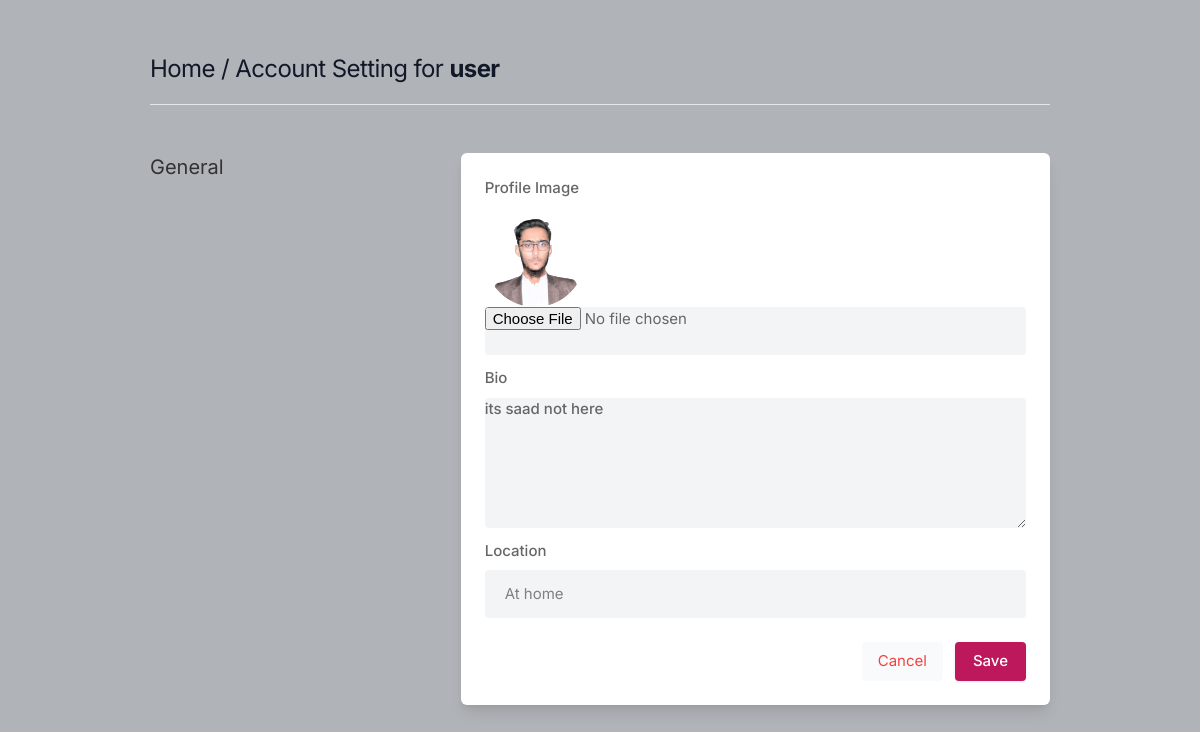
The page /settings/ (signed in) on the database as committed earlier.
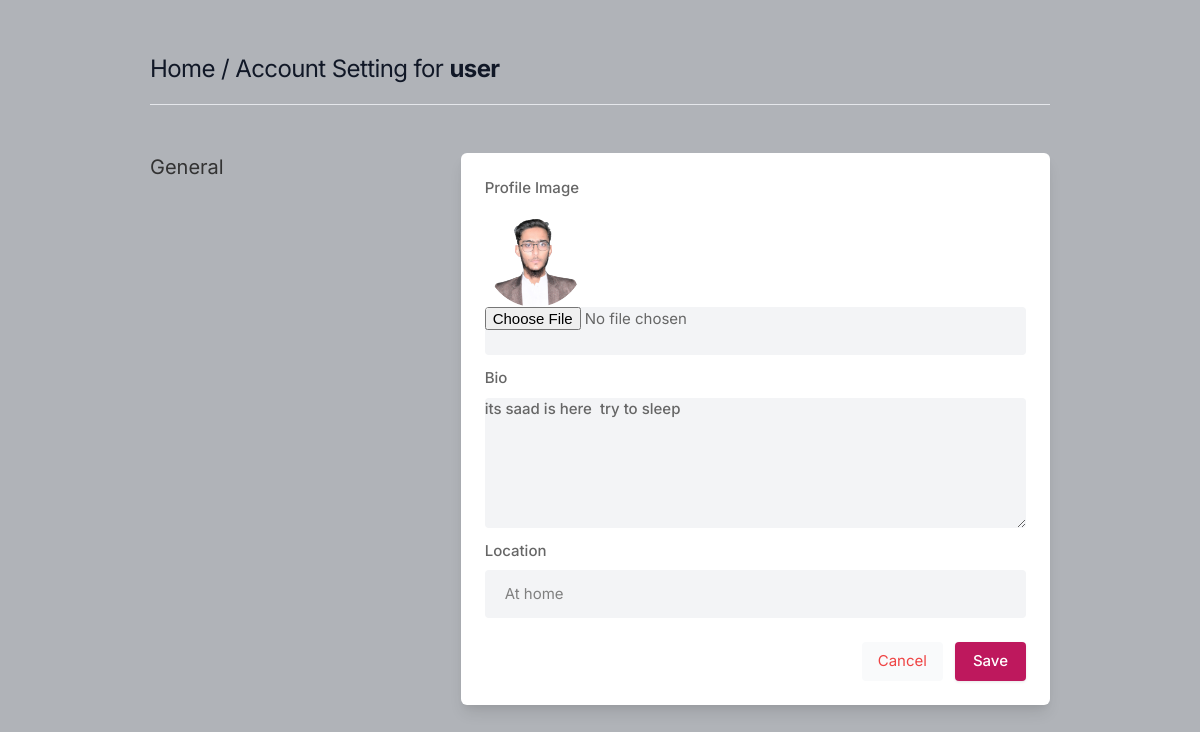
The same page on the database as committed later.
### app/models.py (models this page shows, shortened)
class Profile(models.Model):
    user = models.ForeignKey(User, on_delete=models.CASCADE)
    id_user = models.IntegerField()
    bio = models.TextField(max_length=500, blank=True)
    profile_img = models.ImageField(upload_to='profile_imges', blank=True)
    location = models.CharField(max_length=30, blank=True)

### app/views.py (the view, shortened to what this page needs)
# urls.py: path('settings/', views.settings, name='settings'),
@login_required(login_url='signin_user')
def settings(request):
    user_profile = Profile.objects.get(user=request.user)
    return render(request, 'settings.html', {'user_profile': user_profile})

### templates/settings.html (shortened to what this page needs)
{% load static %}
<!DOCTYPE html>
<html lang="en">
<head>
    <link rel="stylesheet" href="{% static 'assets/css/icons.css' %}">
    <link rel="stylesheet" href="{% static 'assets/css/uikit.css' %}">
    <link rel="stylesheet" href="{% static 'assets/css/style.css' %}">
    <link rel="stylesheet" href="{% static 'assets/css/tailwind.css' %}">
</head>
<body>
            <div class="container m-auto">
                <h1 class="text-2xl leading-none text-gray-900 tracking-tight mt-3"><a href="/">Home</a> / Account Setting for <b>{{user.username}}</b> </h1>
                <br>
                <hr>
                <div class="grid lg:grid-cols-3 mt-12 gap-8">
                    <div>
                        <h3 class="text-xl mb-2"> General</h3>
                    </div>
                    <div class="bg-white rounded-md lg:shadow-lg shadow col-span-2">
                    <form action="" method="POST" enctype="multipart/form-data">
                       <div class="grid grid-cols-2 gap-3 lg:p-6 p-4">
                            <div class="col-span-2">
                                <label for=""> Profile Image</label>
                                <img width="100" height="100" src="{{user_profile.profile_img.url}}" alt="profile pic"/>
                                <input type="file" name="image" value="" class="shadow-none bg-gray-100">
                            </div>
                            <div class="col-span-2">
                                <label for="about">Bio</label>
                                <textarea id="about" name="bio" rows="3"  class="shadow-none bg-gray-100">{{user_profile.bio}} </textarea>
                            </div>
                            <div class="col-span-2">
                                <label for=""> Location</label>
                                <input type="text" name="location" value="{{user_profile.location}}" class="shadow-none bg-gray-100">
                            </div>
                       </div>
                       <div class="bg-gray-10 p-6 pt-0 flex justify-end space-x-3">
                           <button class="p-2 px-4 rounded bg-gray-50 text-red-500"> <a href="/">Cancel</a> </button>
                           <button type="submit" class="button bg-blue-700"> Save </button>
                       </div>
                    </form>
                    </div>
                    </div>
                    <br>
                </div>
</body>
</html>

### static/assets/css/style.css (style rules this page uses)
body { background-color: #B0B3B8!important; }
button { vertical-align: middle; }
span.button, button.button { background-color: #be185d; top: 0; color: #fff; position: relative; padding: 8px 18px; line-height: 22px; position: relative; font-weight: 500; font-size: 15px; display: inline-block; -webkit-transition: all 0.2s ease-in-out; transition: all 0.2s ease-in-out; cursor: pointer; overflow: hidden; border: none; border-radius: 4px; -webkit-box-shadow: 0 1px 3px rgba(0, 0, 0, 0.1); box-shadow: 0 1px 3px rgba(0, 0, 0, 0.1); }
input { height: 48px; line-height: 48px; padding: 0 20px; outline: none; font-size: 15px; color: #808080; max-width: 100%; width: 100%; -webkit-box-sizing: border-box; box-sizing: border-box; display: block; font-weight: 400; opacity: 1; border-radius: 4px; border: none; -webkit-box-shadow: 0 1px 4px 0px rgba(0, 0, 0, 0.12); box-shadow: 0 1px 4px 0px rgba(0, 0, 0, 0.12); }
input[type="text"], input[type="password"], input[type="email"], input[type="number"] { height: 48px; line-height: 48px; padding: 0 20px; outline: none; font-size: 15px; color: #808080; max-width: 100%; width: 100%; -webkit-box-sizing: border-box; box-sizing: border-box; display: block; font-weight: 400; opacity: 1; border-radius: 4px; border: none; -webkit-box-shadow: 0 1px 4px 0px rgba(0, 0, 0, 0.12); box-shadow: 0 1px 4px 0px rgba(0, 0, 0, 0.12); }
textarea { height: 48px; line-height: 48px; padding: 0 20px; outline: none; font-size: 15px; color: #808080; margin: 0 0 16px 0; max-width: 100%; width: 100%; -webkit-box-sizing: border-box; box-sizing: border-box; display: block; background-color: #fff; font-weight: 500; opacity: 1; border-radius: 4px; border: none; -webkit-box-shadow: 0 1px 4px 0px rgba(0, 0, 0, 0.12); box-shadow: 0 1px 4px 0px rgba(0, 0, 0, 0.12); }
input { -webkit-transition: all 0.1s ease-in-out; transition: all 0.1s ease-in-out; }
::placeholder { color: #808080; opacity: 1; }
textarea { height: auto; line-height: 27px; padding: 20px; min-height: 130px; -webkit-transition: none !important; transition: none !important; min-width: 100%; }
label, legend { display: block; font-weight: bold; font-size: 15px; font-weight: 500; margin-bottom: 8px; }
button { border: none; margin: 0; padding: 0; width: auto; overflow: visible; background: transparent; color: inherit; font: inherit; line-height: normal; cursor: pointer; }
a { color: #be185d; -webkit-transition: 0.3s; transition: 0.3s; outline: none !important; }
button { outline: none !important; }
img { max-width: 100%; }
body { color: #666; font-size: 15px; line-height: 27px; background-color: #f0f2f5; font-family: "Inter", sans-serif; text-transform: none; }
h1, h2, h3, h4, h5, h6 { font-family: "Inter", sans-serif; text-transform: none; }
input[type="text"], input[type="password"], input[type="email"] { font-family: "Inter", sans-serif; text-transform: none; }
textarea, select { font-family: "Inter", sans-serif; text-transform: none; }
button, body .pac-container { font-family: "Inter", sans-serif; text-transform: none; }
h1, h2, h3, h4, h5, h6 { color: #333; font-weight: 500; margin: 0; padding: 0; }
h1 { font-size: 32px; }
h3 { font-size: 22px; }
b, strong { font-weight: 700 !important; }
@media (min-width: 1024px) { .container { max-width: 900px !important; padding-top: 45px; } }
.shadow-none { -webkit-box-shadow: none !important; box-shadow: none !important; }

Rows that differ between the two databases and show on the page:
changed Profile "At home": bio "its saad not here" → "its saad is here try to sleep"
